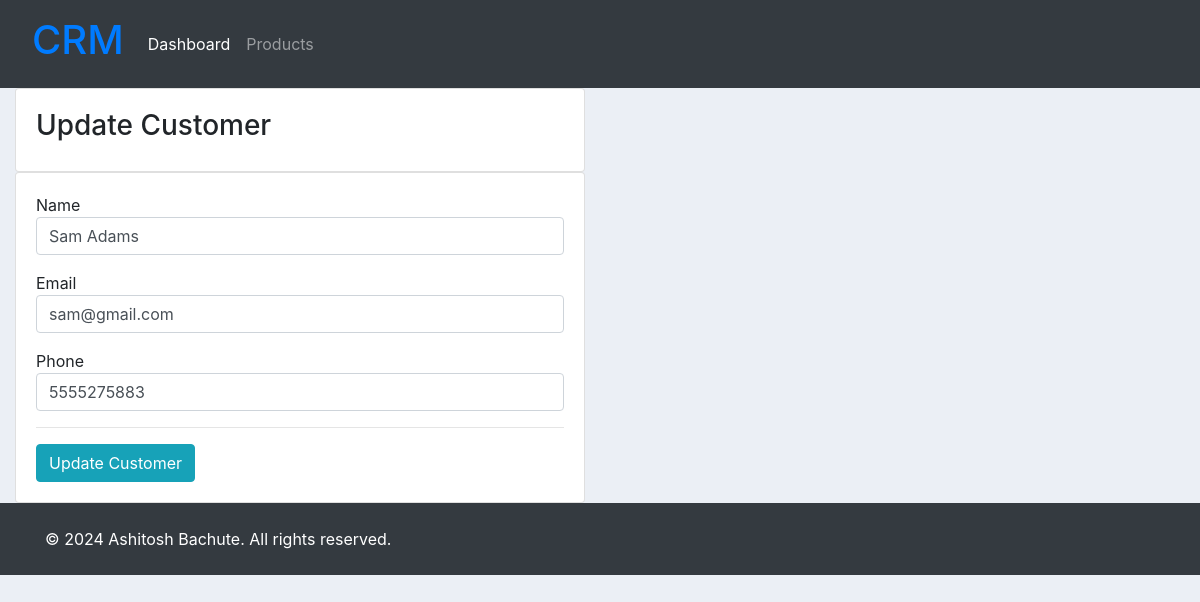
The page /customer/update/2/ on the database its author committed.
### accounts/models.py (models this page shows, shortened)
class Customer(models.Model):
	name = models.CharField(max_length=200, null=True)
	phone = models.CharField(max_length=200, null=True)
	email = models.CharField(max_length=200, null=True)
	date_created = models.DateTimeField(auto_now_add=True, null=True, blank=True)

### accounts/views.py (the view)
# urls.py: path('customer/update/<int:pk>/', views.updateCustomer, name='update_customer'),  # Update customer URL
def updateCustomer(request, pk):
    customer = Customer.objects.get(id=pk)
    form = CustomerForm(instance=customer)
    if request.method == 'POST':
        form = CustomerForm(request.POST, instance=customer)
        if form.is_valid():
            form.save()
            return redirect('/')  # Redirect to dashboard or a customer list page
    context = {'form': form, 'customer': customer}
    return render(request, 'accounts/customer_form.html', context)

### accounts/forms.py
class CustomerForm(forms.ModelForm):
    class Meta:
        model = Customer
        fields = ['name', 'email', 'phone']  # Adjust fields according to your Customer model

### accounts/templates/accounts/customer_form.html (shortened to what this page needs)
{% extends 'accounts/main_template.html' %}
{% load static %}
{% load widget_tweaks %}
{% block content %}
<div class="row">
    <div class="col-md-6">
        <div class="card card-body">
            <h3>{% if customer %}Update{% else %}Create{% endif %} Customer</h3>
        </div>
    </div>
</div>
<div class="row">
    <div class="col-md-6">
        <div class="card card-body">
            <form action="" method="POST">
                {% for field in form %}
                    <div class="form-group">
                        {{ field.label }}
                        {{ field|add_class:'form-control' }}
                    </div>
                {% endfor %}
                <hr>
                <input type="submit" class="btn btn-info" value="{% if customer %}Update{% else %}Create{% endif %} Customer">
            </form>
        </div>
    </div>
</div>
{% endblock %}

### static/css/main.css (style rules this page uses)
body { background-color: #ebeff5; }

### rows shown on the page
Customer: form "Sam Adams" "sam@gmail.com" "5555275883"

### other values the page prints
{{ field.label }} "Name" "Email" "Phone"
